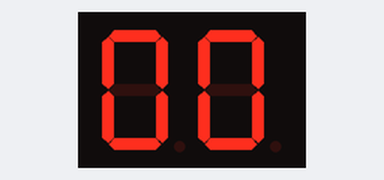
A sketch run on a simulated Arduino Uno, built with avr-gcc and run on an emulated ATmega328P. On the bench: 2-digit seven-segment display. Wiring (inferred from the names in the program): 2-digit 7-segment display, segments lit when LOW: segments pin 8, pin 7, pin 6, pin 5, pin 4, pin 3, pin 2; digit selects pin 9, pin 10. The segment pins are drawn as the display they are named for.

Above: at 0.1 s.
At 4.1 s:
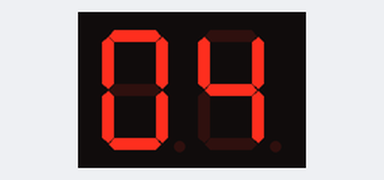
At 9.1 s:
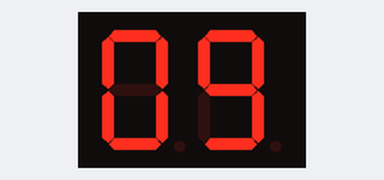
At 19.2 s:
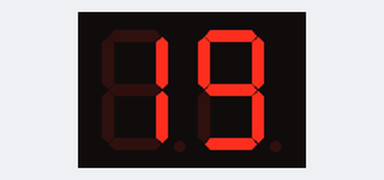
At 28.2 s:
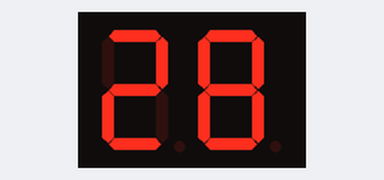
At 38.2 s:
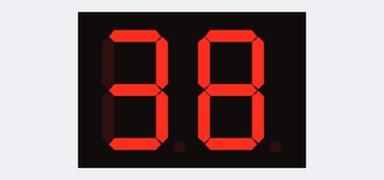

The sketch:

Counter_no_delay.ino
```cpp
int a = 8;
int b = 7;
int c = 6;
int d = 5;
int e = 4;
int f = 3;
int g = 2;
int anode_1 = 9;
int anode_2 = 10;
int x = 0;
int y = 0;


unsigned long prevMillis = 0;
unsigned long currMillis;
const long interval = 1000;

void setup() {
  pinMode(a, OUTPUT);
  pinMode(b, OUTPUT);
  pinMode(c, OUTPUT);
  pinMode(d, OUTPUT);
  pinMode(e, OUTPUT);
  pinMode(f, OUTPUT);
  pinMode(g, OUTPUT);
  pinMode(anode_1, OUTPUT);
  pinMode(anode_2, OUTPUT);

}

void displayDigit(int digit)
{
 if(digit!=1 && digit != 4)
 digitalWrite(a,LOW);

 if(digit != 5 && digit != 6)
 digitalWrite(b,LOW);

 if(digit !=2)
 digitalWrite(c,LOW);

 if(digit != 1 && digit !=4 && digit !=7)
 digitalWrite(d,LOW);

 if(digit == 2 || digit ==6 || digit == 8 || digit==0)
 digitalWrite(e,LOW);

 if(digit != 1 && digit !=2 && digit!=3 && digit !=7)
 digitalWrite(f,LOW);

 if (digit!=0 && digit!=1 && digit !=7)
 digitalWrite(g,LOW);

}
void turnOff()
{
  digitalWrite(a,HIGH);
  digitalWrite(b,HIGH);
  digitalWrite(c,HIGH);
  digitalWrite(d,HIGH);
  digitalWrite(e,HIGH);
  digitalWrite(f,HIGH);
  digitalWrite(g,HIGH);
  digitalWrite(anode_1, LOW);
  digitalWrite(anode_2, LOW);
}


void loop() {
  currMillis = millis();


  if (currMillis - prevMillis >= interval){
    prevMillis = currMillis;
    x++;
    if (x == 10){
      y++;
      x=0;
    }
    if (y == 10){
      x=0;
      y=0;
    }
  }
  turnOff();
  digitalWrite(anode_2, HIGH);
  displayDigit(x);
  delay(2);

  turnOff();
  digitalWrite(anode_1, HIGH);
  displayDigit(y);
  delay(2);
}
```

Measured:
- what the display in image 0 shows lasts 1.1 s, from 0.0 s to 1.1 s
